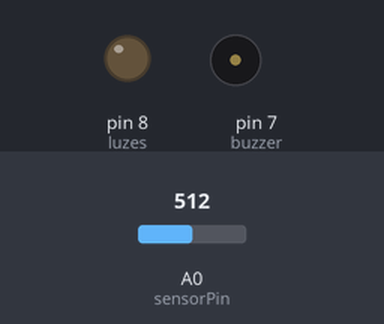
The sketch below on a simulated Arduino Uno, built with avr-gcc and run on an emulated ATmega328P. On the bench: output pins drawn as LEDs (lit = HIGH), buzzer (waves = sounding, pin HIGH). The test bench sets the inputs (shaded band); at power-on: A0 (sensorPin) = 512.

Above: at 0.4 s.
Timing chart, 0 to 1.9 s (numbered marks = the images above):
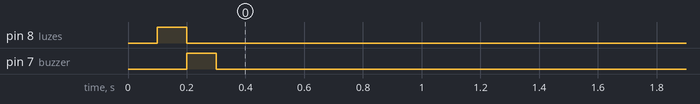

Measured:
- by itself, pin 8 (luzes): LOW → HIGH at 0.10 s, → LOW 0.10 s later
- by itself, pin 7 (buzzer): LOW → HIGH at 0.20 s, → LOW 0.10 s later

The sketch:

Alarm.ino
```cpp
int buzzer = 7;
int sensorPin = A0;
int luzes = 8;
int flag = 0;

void setup() {
  pinMode(luzes, OUTPUT);
}

void loop() {
  int luz = analogRead(sensorPin);
  if(flag == 0){
    delay(100);
    digitalWrite(buzzer, LOW);
    digitalWrite(luzes,HIGH);
    delay(100);
    digitalWrite(luzes, LOW);
    analogWrite(buzzer, 200);
    delay(100);
    digitalWrite(buzzer, LOW);
    if(luz >100){
      flag=1;
    }
  }
}
```
